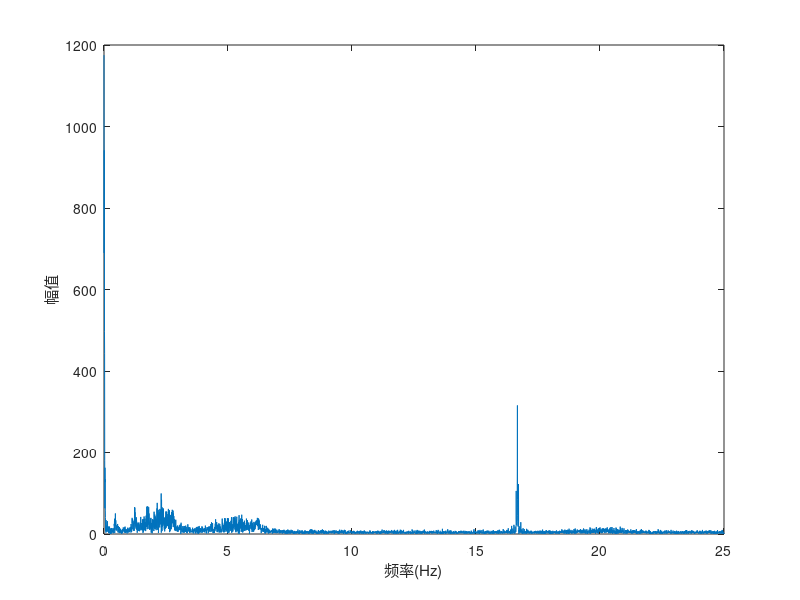

The MATLAB script that drew this image:
load A3
A=A3;
fk=1000 ;%采样频率
N=10301; %采样个数
n=-N/2:N/2-1;
f=n*fk/N;
t=n/fk;
y=A(:,7);
fft_y=fft(y);
fftshift_y=fftshift(fft_y);
f=linspace(0,25,5151);
plot(f,abs(fftshift_y(5151:10301)),'LineWidth',0.5);%滤波前频谱分析
xlabel('频率(Hz)')
ylabel('幅值')
set(gca,'xlim',[0,25]);
% set(gca,'FontSize',16,'FontName','Times New Roman');
% grid on

% for i=1:3
%     subplot(2,12,[2*i,2*i+1])
% y=A3(:,i);
% fft_y=fft(y);
% fftshift_y=fftshift(fft_y);
% f=linspace(-25,25,10301);
% plot(f,abs(fftshift_y));%滤波前频谱分析
% xlabel('频率(Hz)')
% ylabel('幅值')
% end
% for i=4:7
%     subplot(2,8,[2*i+1,2*i+2])
% y=A3(:,i);
% fft_y=fft(y);
% fftshift_y=fftshift(fft_y);
% f=linspace(-25,25,10301);
% plot(f,abs(fftshift_y));%滤波前频谱分析
% xlabel('频率(Hz)')
% ylabel('幅值')
% end
% axis([0,25,0,1.2]);
% [g,Wn]=buttord(0.002,0.02,1,50)
% [b,a]=butter(g,Wn);
%  [q,w]=freqz(b,a,256);
%  fs=30;
%  plot(w*fs/(2*pi),abs(q))
%  k=filter(b,a,y);
%  fft_k=fft(k);
%  fftshift_k=fftshift(fft_k);
%  plot(f,abs(fftshift_k));